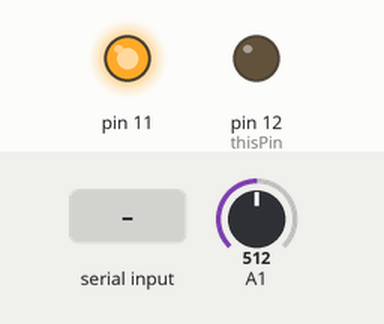
This sketch was run on a simulated Arduino Uno, built with avr-gcc and run on an emulated ATmega328P. Parts: output pins drawn as LEDs (lit = HIGH). The test bench sets the inputs (shaded band); at power-on: A1 = 512. What the sketch prints to the serial monitor is not drawn.

Above: at 1.2 s.
1.3 s: "Y" received over Serial
At 2.1 s:
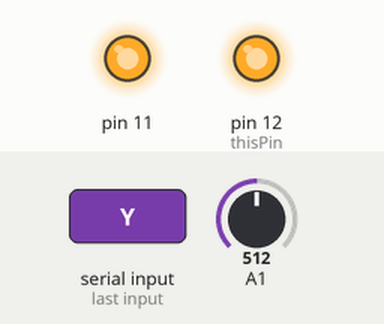
2.8 s: "N" received over Serial
At 6.0 s:
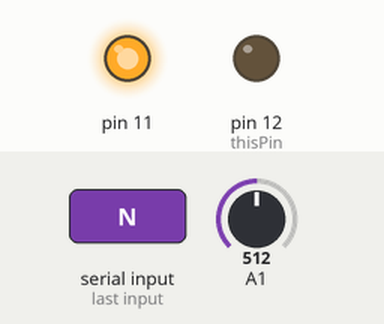
Timing chart, 0 to 7.5 s (numbered marks = the images above; inputs shaded):
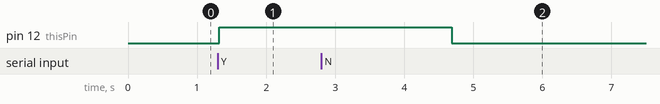

The sketch:

Arduino.ino
```cpp
int thisPin = 12;
int maxBrightness = 60 ;
char c='N';
int waiting = 0 ;
float brightness ;

void setup() {
  Serial.begin(9600);
    pinMode(thisPin, OUTPUT);
    pinMode(11, OUTPUT);
digitalWrite(11, HIGH);

}

void loop() {
char inter=Serial.read();

if(inter=='Y' or inter=='N') {
c=inter;

            }
  if (waiting>0) {
    waiting-= 1 ;
    }

Serial.print("this is c : ");
Serial.println(c);
Serial.println(inter);

if (c !='Y' and waiting == 0 ) {
 brightness = analogRead(A1);
//Serial.println(brightness);


 if (brightness < 330 ) {brightness = 0 ; }
else if (brightness > 900 ) {brightness = maxBrightness ; }
else{
brightness=map (brightness, 330,900 , 0 ,maxBrightness ) ;
}
analogWrite(thisPin, brightness);
}
if(c=='Y') {
analogWrite(thisPin, 255);
waiting= 100 ;
            }
delay(2);

}
```

Measured:
- after the input at 1.3 s, pin 12 (thisPin): LOW → HIGH at once
- after the input at 2.8 s, pin 12 (thisPin): HIGH → LOW after 1.9 s
